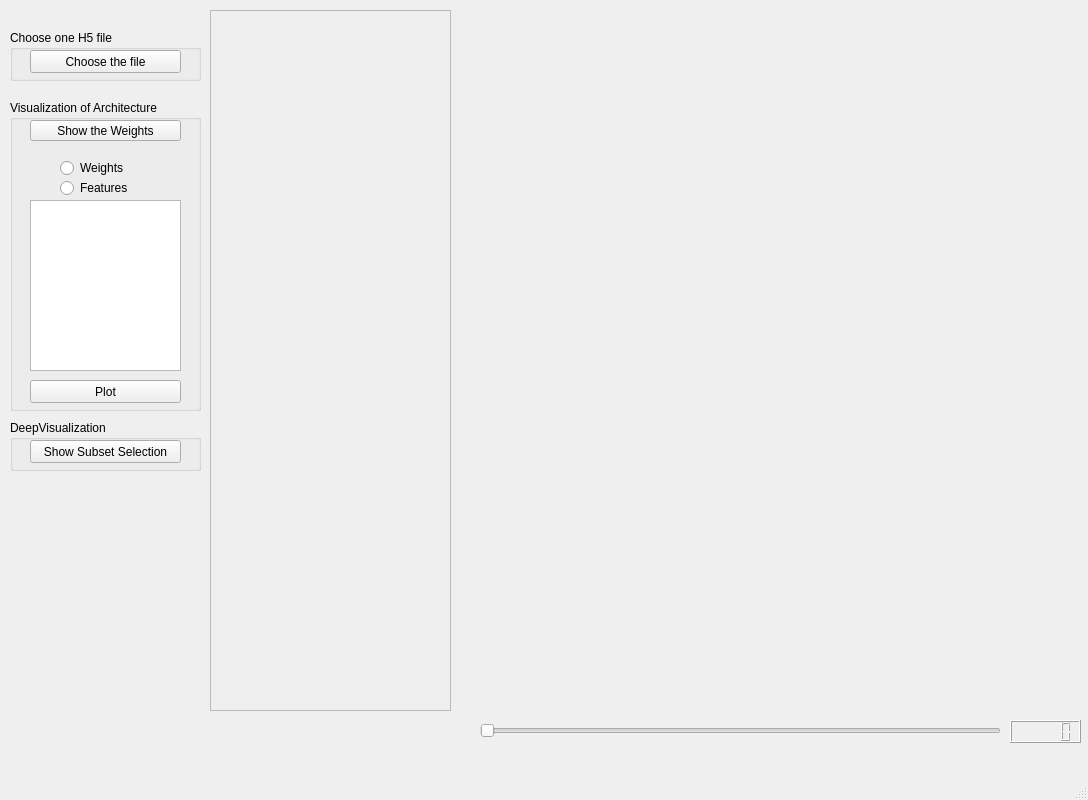
<?xml version="1.0" encoding="UTF-8"?>
<ui version="4.0">
 <class>MainWindow</class>
 <widget class="QMainWindow" name="MainWindow">
  <property name="geometry">
   <rect>
    <x>0</x>
    <y>0</y>
    <width>1088</width>
    <height>800</height>
   </rect>
  </property>
  <property name="windowTitle">
   <string>MainWindow</string>
  </property>
  <widget class="QWidget" name="centralwidget">
   <widget class="MatplotlibWidget" name="matplotlibwidget_static" native="true">
    <property name="geometry">
     <rect>
      <x>480</x>
      <y>30</y>
      <width>601</width>
      <height>681</height>
     </rect>
    </property>
   </widget>
   <widget class="QGroupBox" name="groupBox">
    <property name="geometry">
     <rect>
      <x>10</x>
      <y>100</y>
      <width>191</width>
      <height>311</height>
     </rect>
    </property>
    <property name="title">
     <string>Visualization of Architecture</string>
    </property>
    <widget class="QPushButton" name="wyShowArchitecture">
     <property name="geometry">
      <rect>
       <x>20</x>
       <y>20</y>
       <width>151</width>
       <height>21</height>
      </rect>
     </property>
     <property name="text">
      <string>Show the Weights</string>
     </property>
    </widget>
    <widget class="QRadioButton" name="radioButton">
     <property name="geometry">
      <rect>
       <x>50</x>
       <y>60</y>
       <width>71</width>
       <height>16</height>
      </rect>
     </property>
     <property name="text">
      <string>Weights</string>
     </property>
    </widget>
    <widget class="QRadioButton" name="radioButton_2">
     <property name="geometry">
      <rect>
       <x>50</x>
       <y>80</y>
       <width>71</width>
       <height>16</height>
      </rect>
     </property>
     <property name="text">
      <string>Features</string>
     </property>
    </widget>
    <widget class="QListView" name="listView">
     <property name="geometry">
      <rect>
       <x>20</x>
       <y>100</y>
       <width>151</width>
       <height>171</height>
      </rect>
     </property>
    </widget>
    <widget class="QPushButton" name="wyPlot">
     <property name="geometry">
      <rect>
       <x>20</x>
       <y>280</y>
       <width>151</width>
       <height>23</height>
      </rect>
     </property>
     <property name="text">
      <string>Plot</string>
     </property>
    </widget>
   </widget>
   <widget class="QGroupBox" name="groupBox_3">
    <property name="geometry">
     <rect>
      <x>10</x>
      <y>30</y>
      <width>191</width>
      <height>51</height>
     </rect>
    </property>
    <property name="title">
     <string>Choose one H5 file</string>
    </property>
    <widget class="QPushButton" name="wyChooseFile">
     <property name="geometry">
      <rect>
       <x>20</x>
       <y>20</y>
       <width>151</width>
       <height>23</height>
      </rect>
     </property>
     <property name="text">
      <string>Choose the file</string>
     </property>
    </widget>
   </widget>
   <widget class="QGroupBox" name="groupBox_5">
    <property name="geometry">
     <rect>
      <x>10</x>
      <y>420</y>
      <width>191</width>
      <height>51</height>
     </rect>
    </property>
    <property name="title">
     <string>DeepVisualization</string>
    </property>
    <widget class="QPushButton" name="wySubsetSelection">
     <property name="geometry">
      <rect>
       <x>20</x>
       <y>20</y>
       <width>151</width>
       <height>23</height>
      </rect>
     </property>
     <property name="text">
      <string>Show Subset Selection</string>
     </property>
    </widget>
   </widget>
   <widget class="MatplotlibWidget" name="matplotlibwidget_static_2" native="true">
    <property name="geometry">
     <rect>
      <x>270</x>
      <y>20</y>
      <width>741</width>
      <height>571</height>
     </rect>
    </property>
   </widget>
   <widget class="QSlider" name="horizontalSlider">
    <property name="geometry">
     <rect>
      <x>480</x>
      <y>720</y>
      <width>521</width>
      <height>22</height>
     </rect>
    </property>
    <property name="orientation">
     <enum>Qt::Horizontal</enum>
    </property>
   </widget>
   <widget class="QLCDNumber" name="lcdNumber">
    <property name="geometry">
     <rect>
      <x>1010</x>
      <y>720</y>
      <width>71</width>
      <height>23</height>
     </rect>
    </property>
   </widget>
   <widget class="QScrollArea" name="scrollArea">
    <property name="geometry">
     <rect>
      <x>210</x>
      <y>10</y>
      <width>241</width>
      <height>701</height>
     </rect>
    </property>
    <property name="widgetResizable">
     <bool>true</bool>
    </property>
    <widget class="QWidget" name="scrollAreaWidgetContents">
     <property name="geometry">
      <rect>
       <x>0</x>
       <y>0</y>
       <width>239</width>
       <height>699</height>
      </rect>
     </property>
    </widget>
   </widget>
  </widget>
  <widget class="QMenuBar" name="menubar">
   <property name="geometry">
    <rect>
     <x>0</x>
     <y>0</y>
     <width>1088</width>
     <height>23</height>
    </rect>
   </property>
  </widget>
  <widget class="QStatusBar" name="statusbar"/>
 </widget>
 <customwidgets>
  <customwidget>
   <class>MatplotlibWidget</class>
   <extends>QWidget</extends>
   <header location="global">matplotlibwidget.h</header>
   <container>1</container>
  </customwidget>
 </customwidgets>
 <resources/>
 <connections/>
</ui>
